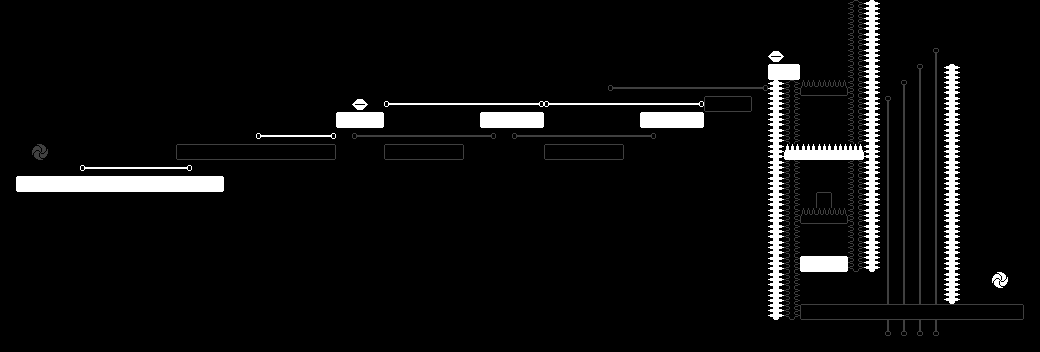

A level layout from a 2D game, rendered from its tile map. Below: a short description, then the map file with tile-grid data replaced by summaries:
An orthogonal 65x22 tile map with 16x16 px tiles, 1 tile layer (Tile Layer 1), 2 tilesets and 13 objects.

<map version="1.0" orientation="orthogonal" renderorder="right-down" width="65" height="22" tilewidth="16" tileheight="16" nextobjectid="15">
 <tileset firstgid="1" name="TileSheet" tilewidth="16" tileheight="16" tilecount="240">
  <image source="../TileSheet.png" width="320" height="192" />
 </tileset>
 <tileset firstgid="241" name="Sentinel" tilewidth="16" tileheight="16" tilecount="16">
  <image source="../Sentinel.png" width="128" height="32" />
 </tileset>
 <layer name="Tile Layer 1" width="65" height="22">
  <data>[1430 cells, 1430 non-empty, 32 distinct tile ids]</data>
 </layer>
 <objectgroup name="Object Layer 1">
  <object id="1" gid="241" x="256" y="144" width="16" height="16">
   <properties>
    <property name="endPos" value="20" />
    <property name="horizontal" value="true" />
    <property name="invertStatus" value="1" />
    <property name="startPos" value="16" />
    <property name="type" value="Sentinel" />
   </properties>
  </object>
  <object id="2" gid="253" x="176" y="176" width="16" height="16">
   <properties>
    <property name="endPos" value="11" />
    <property name="horizontal" value="true" />
    <property name="invertStatus" value="1" />
    <property name="startPos" value="5" />
    <property name="type" value="Sentinel" />
   </properties>
  </object>
  <object id="3" gid="241" x="384" y="112" width="16" height="16">
   <properties>
    <property name="endPos" value="33" />
    <property name="horizontal" value="true" />
    <property name="invertStatus" value="1" />
    <property name="startPos" value="24" />
    <property name="type" value="Sentinel" />
   </properties>
  </object>
  <object id="4" gid="241" x="880" y="112" width="16" height="16">
   <properties>
    <property name="endPos" value="20" />
    <property name="horizontal" value="false" />
    <property name="invertStatus" value="-1" />
    <property name="startPos" value="6" />
    <property name="type" value="Sentinel" />
   </properties>
  </object>
  <object id="5" gid="241" x="928" y="64" width="16" height="16">
   <properties>
    <property name="endPos" value="20" />
    <property name="horizontal" value="false" />
    <property name="invertStatus" value="-1" />
    <property name="startPos" value="3" />
    <property name="type" value="Sentinel" />
   </properties>
  </object>
  <object id="6" gid="241" x="912" y="80" width="16" height="16">
   <properties>
    <property name="endPos" value="20" />
    <property name="horizontal" value="false" />
    <property name="invertStatus" value="-1" />
    <property name="startPos" value="4" />
    <property name="type" value="Sentinel" />
   </properties>
  </object>
  <object id="7" gid="241" x="896" y="96" width="16" height="16">
   <properties>
    <property name="endPos" value="20" />
    <property name="horizontal" value="false" />
    <property name="invertStatus" value="-1" />
    <property name="startPos" value="5" />
    <property name="type" value="Sentinel" />
   </properties>
  </object>
  <object id="8" gid="253" x="688" y="96" width="16" height="16">
   <properties>
    <property name="endPos" value="47" />
    <property name="horizontal" value="true" />
    <property name="invertStatus" value="-1" />
    <property name="startPos" value="38" />
    <property name="type" value="Sentinel" />
   </properties>
  </object>
  <object id="9" gid="253" x="384" y="144" width="16" height="16">
   <properties>
    <property name="endPos" value="30" />
    <property name="horizontal" value="true" />
    <property name="invertStatus" value="-1" />
    <property name="startPos" value="22" />
    <property name="type" value="Sentinel" />
   </properties>
  </object>
  <object id="10" gid="253" x="528" y="144" width="16" height="16">
   <properties>
    <property name="endPos" value="40" />
    <property name="horizontal" value="true" />
    <property name="invertStatus" value="-1" />
    <property name="startPos" value="32" />
    <property name="type" value="Sentinel" />
   </properties>
  </object>
  <object id="12" gid="241" x="544" y="112" width="16" height="16">
   <properties>
    <property name="endPos" value="43" />
    <property name="horizontal" value="true" />
    <property name="invertStatus" value="1" />
    <property name="startPos" value="34" />
    <property name="type" value="Sentinel" />
   </properties>
  </object>
  <object id="13" gid="218" x="80" y="128" width="16" height="16">
   <properties>
    <property name="bitmap" value="Stage12Sign1" />
    <property name="distance" value="100" />
    <property name="invertReq" value="0" />
    <property name="type" value="Sign" />
   </properties>
  </object>
  <object id="14" gid="218" x="736" y="32" width="16" height="16">
   <properties>
    <property name="bitmap" value="Stage12Sign2" />
    <property name="distance" value="64" />
    <property name="invertReq" value="0" />
    <property name="type" value="Sign" />
   </properties>
  </object>
 </objectgroup>
</map>
